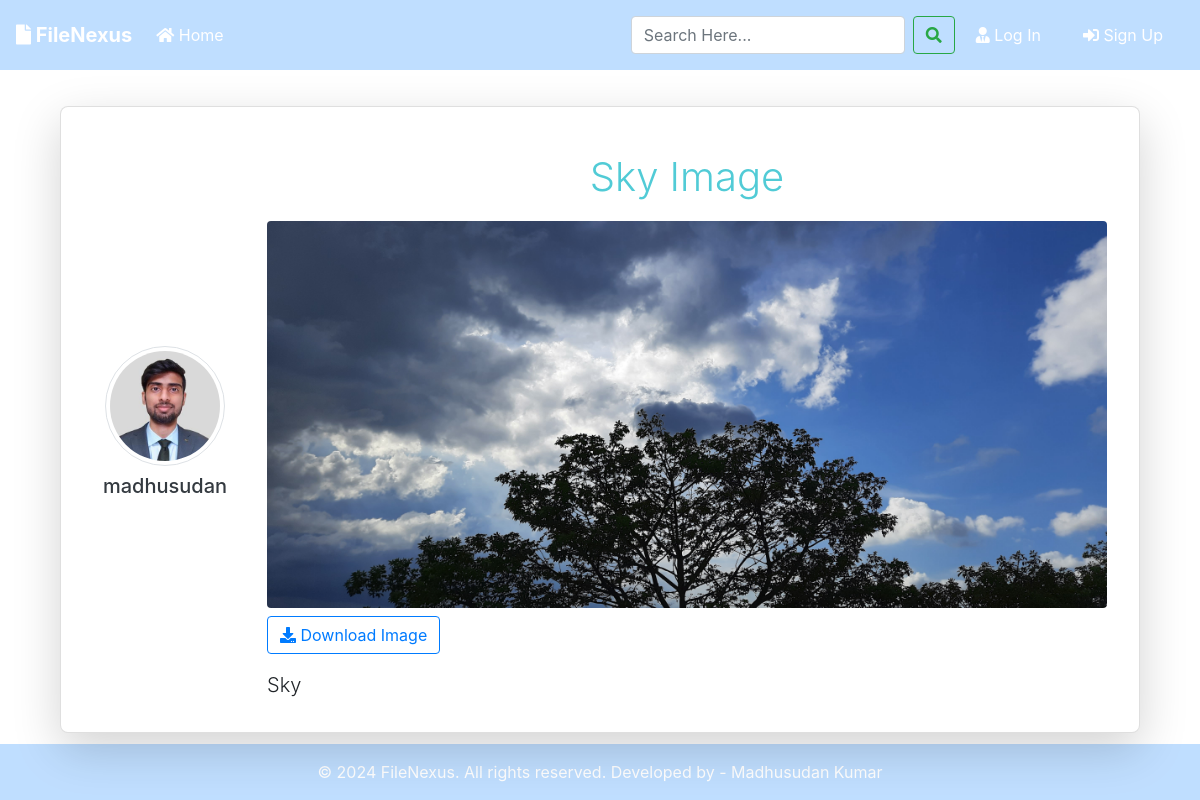
The page /post/8/ on the database its author committed.
### blog/models.py (models this page shows, shortened)
class Post(models.Model):
	title = models.CharField(max_length=100)
	file = models.FileField(null=True,blank=True,upload_to='Files')
	content = models.TextField()
	date_posted = models.DateTimeField(default=timezone.now)
	author = models.ForeignKey(User, on_delete=models.CASCADE)
	downloadable = models.BooleanField(default=True)
	def extension(self):
		name, extension = os.path.splitext(self.file.name)
		return extension

### users/models.py (models this page shows, shortened)
class Profile(models.Model):
    user = models.OneToOneField(User, on_delete=models.CASCADE)
    image = models.ImageField(default='default.jpg', upload_to='profile_pics')

### blog/views.py (the view)
# urls.py: path('post/<int:pk>/', PostDetailView.as_view(), name='post-detail'),
class PostDetailView(DetailView):
    model = Post
    template_name = 'blog/post_detail.html'

### blog/templates/blog/post_detail.html (shortened to what this page needs)
{% extends "blog/base.html" %}
{% block content %}
<div class="container mt-3">
    <div class="card shadow-lg">
        <div class="card-body">
            <div class="row align-items-center">
                <div class="col-md-2 user-info">
                    <img src="{{ object.author.profile.image.url }}" alt="{{ object.author.username }}" class="rounded-circle img-thumbnail img-fluid" style="width: 120px; height: 120px;">
                    <h5 class="mt-2">
                        <a href="{% url 'user-posts' object.author.username %}" class="text-dark">{{ object.author.username }}</a>
                    </h5>
                </div>
                <div class="col-md-10">
                    <h1 class="display-4">{{ object.title }}</h1>
                    {% if object.file %}
                        <div class="mt-3 mb-3">
                            {% if object.extension == '.jpg' or object.extension == 'jpeg' or object.extension == 'png' %}
                                <img src="{{ object.file.url }}" alt="Uploaded image" class="img-fluid rounded">
                                {% if object.downloadable %}
                                    <a href="{{ object.file.url }}" download class="btn btn-outline-primary mt-2"><i class="fas fa-download"></i> Download Image</a>
                                {% endif %}
                            {% else %}
                                {% if object.downloadable %}
                                    <a href="{{ object.file.url }}" download class="btn btn-outline-primary mt-2"><i class="fas fa-download"></i> Download File</a>
                                {% endif %}
                            {% endif %}
                        </div>
                    {% endif %}
                    <p class="lead">{{ object.content }}</p>
                </div>
            </div>
        </div>
    </div>
</div>
{% endblock content %}

### blog/static/blog/main.css (style rules this page uses)
html { height: 100%; }
body { background-image: url('https://images.unsplash.com/photo-1502790671504-542ad42d5189?q=80&w=1770&auto=format&fit=crop&ixlib=rb-4.0.3&ixid=M3wxMjA3fDB8MHxwaG90by1wYWdlfHx8fGVufDB8fHx8fA%3D%3D'); background-size: cover; background-position: center; background-repeat: no-repeat; background-attachment: fixed; display: flex; flex-direction: column; min-height: 100vh; margin: 0; }
h2, h3, h4, h5, h6 { color: #58c5cf; margin: 5px; }
h1 { color: #51cbd6; margin: 20px; text-align: center; }
.card { overflow: hidden; position: relative; padding-top: 60px; }

### blog/templates/blog/post_detail.html (style rules this page uses)
.user-info { display: flex; flex-direction: column; align-items: center; justify-content: center; height: 100%; }
.card { border-radius: 0.5rem; }
.card img { max-width: 100%; height: auto; }
.card-body { padding: 1rem 2rem; margin-top: -50px; }
.display-4 { font-size: 2.5rem; }

### rows shown on the page
Post: author.profile.image (picture), author.username "madhusudan", title "Sky Image", file (picture), content "Sky"
